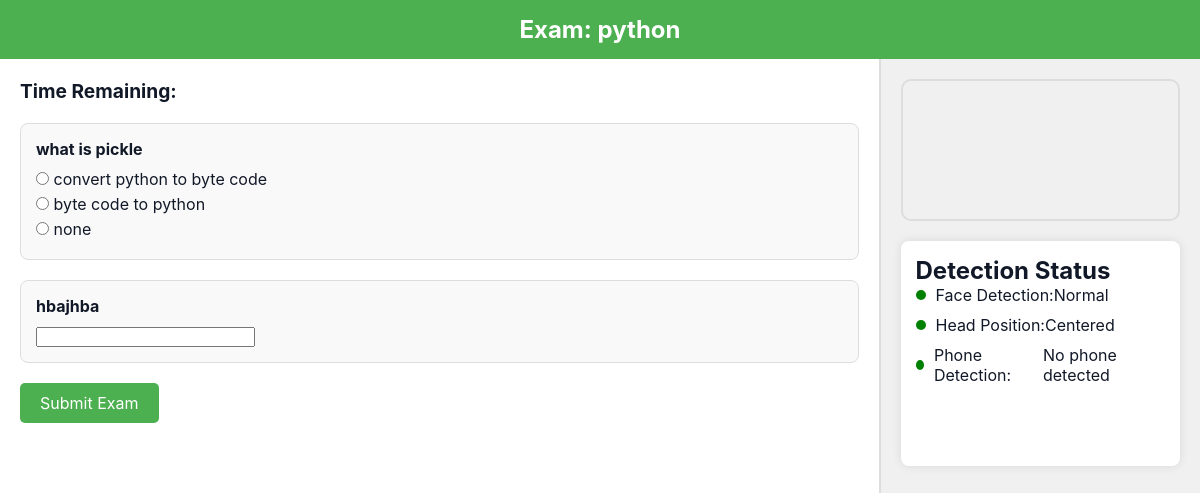
The app's page /student/exam_cam.php?id=36 (signed in) with its own data.
### tables this page shows
CREATE TABLE `exams` (
  `id` int(11) NOT NULL,
  `course_id` int(11) NOT NULL,
  `exam_name` varchar(100) NOT NULL,
  `description` text DEFAULT NULL,
  `date` date NOT NULL,
  `start_date` date DEFAULT NULL,
  `time` time NOT NULL,
  `time_limit` int(11) NOT NULL,
  `created_at` timestamp NOT NULL DEFAULT current_timestamp(),
  `start_time` time DEFAULT NULL,
  `end_time` time DEFAULT NULL
);

CREATE TABLE `questions` (
  `id` int(11) NOT NULL,
  `exam_id` int(11) NOT NULL,
  `question_type` enum('multiple_choice','single_choice','short_answer','long_answer') NOT NULL,
  `question` text NOT NULL,
  `options` text DEFAULT NULL,
  `answer` text DEFAULT NULL,
  `created_at` timestamp NOT NULL DEFAULT current_timestamp(),
  `course_id` int(11) DEFAULT NULL,
  `correct_answer` longtext DEFAULT NULL CHECK (json_valid(`correct_answer`))
);

### student/exam_cam.php (the view, shortened to what this page needs)
<?php
include '../config/database.php';
$exam_id = (int) $_GET['id'];
$stmt = $conn->prepare("SELECT * FROM exams WHERE id = ?");
$stmt->bind_param("i", $exam_id);
$stmt->execute();
$result = $stmt->get_result();
$exam = $result->fetch_assoc();
$stmt = $conn->prepare("SELECT * FROM questions WHERE exam_id = ?");
$stmt->bind_param("i", $exam_id);
$stmt->execute();
$questions_result = $stmt->get_result();
?>
<!DOCTYPE html>
<html lang="en">
<head>
    <link rel="stylesheet" href="../assets/css/styles.css">
    <link rel="stylesheet" href="https://cdnjs.cloudflare.com/ajax/libs/font-awesome/6.0.0/css/all.min.css">
</head>
<body onload="enterFullScreen(); lockScreen(); startCamera(); startTimer(<?php echo $exam['time_limit']; ?>); startDetection();">
    <div class="header">
        Exam: <?php echo htmlspecialchars($exam['exam_name']); ?>
    </div>
    <div class="main-container">
        <div class="exam-container">
            <div id="timer">Time Remaining: <span id="time"></span></div>
            <form id="examForm" action="submit_exam.php" method="POST">
                <?php while ($row = $questions_result->fetch_assoc()): ?>
                    <div class="question">
                        <p><?php echo htmlspecialchars($row['question']); ?></p>
                        <?php
                        $options = json_decode($row['options'], true);
                        if ($options === null && json_last_error() !== JSON_ERROR_NONE) {
                            $options = [];
                        }
                        if ($row['question_type'] === 'single_choice'): ?>
                            <?php foreach ($options as $option): ?>
                                <label>
                                    <input type="radio" name="question_<?php echo $row['id']; ?>" value="<?php echo htmlspecialchars($option); ?>">
                                    <?php echo htmlspecialchars($option); ?>
                                </label>
                            <?php endforeach; ?>
                        <?php elseif ($row['question_type'] === 'short_answer'): ?>
                            <input type="text" name="question_<?php echo $row['id']; ?>">
                        <?php elseif ($row['question_type'] === 'long_answer'): ?>
                            <textarea name="question_<?php echo $row['id']; ?>"></textarea>
                        <?php endif; ?>
                    </div>
                <?php endwhile; ?>
                <button type="button" onclick="showConfirmationModal()">Submit Exam</button>
            </form>
        </div>
        <div class="camera-container">
            <video id="camera-feed" autoplay></video>
            <div class="status-panel">
                <h2>Detection Status</h2>
                <div class="status-item">
                    <span class="status-indicator status-ok" id="faceIndicator"></span>
                    Face Detection: <span id="faceStatus">Normal</span>
                </div>
                <div class="status-item">
                    <span class="status-indicator status-ok" id="headIndicator"></span>
                    Head Position: <span id="headStatus">Centered</span>
                </div>
                <div class="status-item">
                    <span class="status-indicator status-ok" id="phoneIndicator"></span>
                    Phone Detection: <span id="phoneStatus">No phone detected</span>
                </div>
                <div class="alert" id="alertMessage"></div>
            </div>
        </div>
    </div>
</body>
</html>

### assets/css/styles.css (style rules this page uses)
:root { --primary-color: #3b82f6; --primary-hover: #2563eb; --background-color: #f3f4f6; --card-bg: #ffffff; --text-color: #111827; --border-color: #e5e7eb; --success-bg: #dcfce7; --success-color: #16a34a; --error-bg: #fee2e2; --error-color: #dc2626; --table-header-bg: #f9fafb; --table-hover: #f3f4f6; --shadow: 0 4px 6px -1px rgba(0, 0, 0, 0.1), 0 2px 4px -1px rgba(0, 0, 0, 0.06); --transition: all 0.3s ease; }
* { margin: 0; padding: 0; box-sizing: border-box; font-family: 'Inter', 'Segoe UI', Roboto, 'Helvetica Neue', Arial, sans-serif; }
body { background-color: var(--background-color); color: var(--text-color); transition: var(--transition); min-height: 100vh; display: grid; grid-template-areas: "header header" "sidebar main" "footer footer"; grid-template-rows: auto 1fr auto; grid-template-columns: auto 1fr; }
.alert { padding: 1rem; border-radius: 0.375rem; margin-bottom: 1.5rem; }

### student/exam_cam.php (style rules this page uses)
body { display: flex; flex-direction: column; height: 100vh; margin: 0; overflow: hidden; font-family: Arial, sans-serif; background-color: #f5f5f5; }
.header { background: #4CAF50; color: white; padding: 15px; text-align: center; font-size: 1.5rem; font-weight: bold; }
.main-container { display: flex; flex: 1; overflow: hidden; }
.exam-container { flex: 3; padding: 20px; overflow-y: auto; background: white; box-shadow: 0 0 10px rgba(0, 0, 0, 0.1); }
.camera-container { flex: 1; display: flex; flex-direction: column; align-items: center; background: #f0f0f0; padding: 20px; border-left: 2px solid #ddd; }
video { width: 100%; max-width: 400px; height: auto; border-radius: 10px; border: 2px solid #ddd; }
.status-panel { margin-top: 20px; padding: 15px; background: white; border-radius: 8px; box-shadow: 0 0 10px rgba(0, 0, 0, 0.1); width: 100%; }
.status-item { margin-bottom: 10px; display: flex; align-items: center; }
.status-indicator { width: 10px; height: 10px; border-radius: 50%; margin-right: 10px; }
.status-ok { background-color: green; }
.alert { color: red; font-weight: bold; margin-top: 10px; }
.question { margin-bottom: 20px; padding: 15px; background: #f9f9f9; border-radius: 8px; border: 1px solid #ddd; }
.question p { margin: 0 0 10px 0; font-weight: bold; }
.question label { display: block; margin: 5px 0; }
#timer { font-size: 1.2rem; font-weight: bold; margin-bottom: 20px; }
button { background: #4CAF50; color: white; border: none; padding: 10px 20px; border-radius: 5px; cursor: pointer; font-size: 1rem; }

### records on screen
exams: exam_name "python"
questions: question "what is pickle", options "convert python to byte code", options "byte code to python", options "none"
questions: question "hbajhba"
